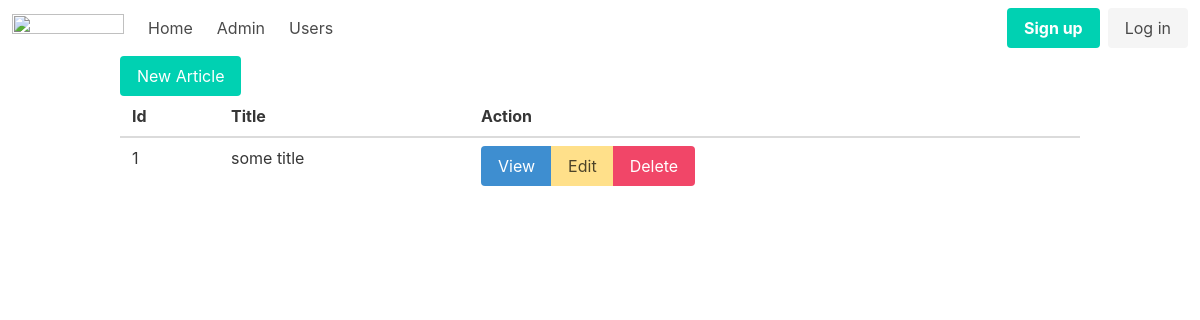
Before: /admin/articles with the older database file.
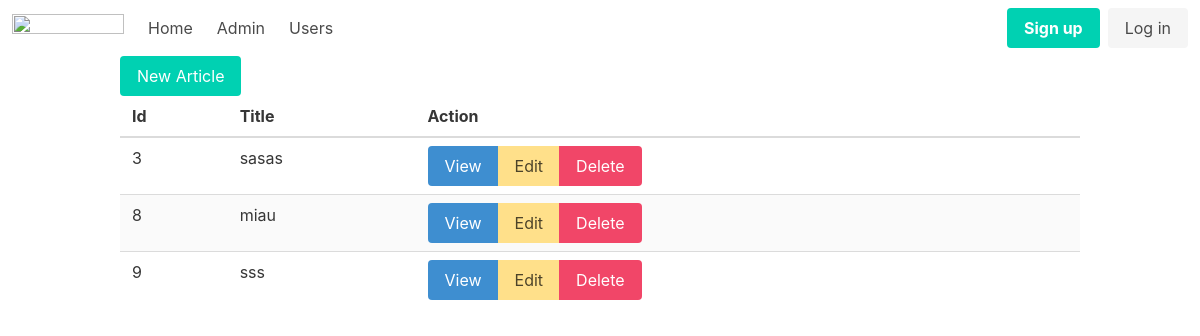
After: the same page with the newer database file.
### tables this page shows
CREATE TABLE "articles"
(
    id    integer
        primary key autoincrement,
    title text,
    body  text not null
);

### helpers.php (called while the page is built, shortened)
<?php
function view($viewName , $vars = []){
    extract($vars);
    include __DIR__ . "/views/$viewName.php";
}
function auth(){
    return User::auth();
}

### src/Controllers/ArticlesController.php (called while the page is built, shortened)
<?php
class ArticlesController {
    public function index(){
        $articles = Article::all();
        view('articles/index', compact('articles'));
    }
}

### src/Models/user.php (called while the page is built, shortened)
<?php
class User extends Model {
    public static function auth(){
    return false;
}
}

### src/DB.php (called while the page is built, shortened)
<?php
class DB {
    private $conn;
    public function __construct()
    {
        try {
            $this->conn = new PDO("sqlite:db.sqlite");
            $this->conn->setAttribute(PDO::ATTR_ERRMODE, PDO::ERRMODE_EXCEPTION);
          } catch(PDOException $e) {
            echo "Connection failed: " . $e->getMessage();
          }
    }
    public function all($table, $class){
      $stmt = $this->conn->prepare("SELECT  * FROM $table");
      $stmt->execute();
$stmt->setFetchMode(PDO::FETCH_CLASS, $class);
return $stmt->fetchAll();
    }
}

### src/Models/Model.php (called while the page is built, shortened)
<?php
class Model {
public static $table;
public static function all(){
    $db = new DB();
    return $db->all(static::$table, static::class);
}
    }

### views/articles/index.php (the view)
<?php include __DIR__ . '/../partials/header.php'; ?>
<div class="container">
    <a href="/admin/articles/new" class="button is-primary">New Article</a>
    <table class="table is-striped is-fullwidth">
        <thead>
            <th>Id</th>
            <th>Title</th>
            <th>Action</th>
        </thead>
        <tbody>
            <?php foreach ($articles as $article) : ?>
                <tr>
                    <td><?= $article->id ?></td>
                    <td><?= $article->title ?></td>
                    <td>
                        <div class="buttons has-addons">
                            <a class="button is-info" href="/admin/articles/view?id=<?=$article->id?>">View</a>
                            <a class="button is-warning" href="/admin/articles/edit?id=<?=$article->id?>">Edit</a>
                            <a class="button is-danger"href="/admin/articles/delete?id=<?=$article->id?>">Delete</a>
                        </div>
                    </td>
                </tr>
            <?php endforeach; ?>
        </tbody>
    </table>
</div>
<?php include __DIR__ . '/../partials/footer.php'; ?>

### views/partials/nav.php (shortened to what this page needs)
<nav class="navbar" role="navigation" aria-label="main navigation">
    <div class="navbar-brand">
        <a class="navbar-item" href="https://bulma.io">
            <img src="https://bulma.io/images/bulma-logo.png" width="112" height="28">
        </a>
    </div>
    <div id="navbarBasicExample" class="navbar-menu">
        <div class="navbar-start">
            <a class="navbar-item" href="/logout">
                Home
            </a>
            <a class="navbar-item" href="/admin/articles">
                Admin
            </a>
            <a class="navbar-item" href="/admin/users">
                Users
            </a>
        </div>
        <div class="navbar-end">
            <div class="navbar-item">
                <?php if (auth()) : ?>
                    <div class="navbar-item has-dropdown is-hoverable">
                        <a class="navbar-link">
                            <?= Auth()->email ?>
                        </a>
                    <div class="navbar-dropdown">
                        <a class="navbar-item">
                            Logout
                        </a>
                </div>
            </div>
        <?php else : ?>
            <div class="buttons">
                <a class="button is-primary" href="/register">
                    <strong>Sign up</strong>
                    </a>
                    <a class="button is-light" href="/login">
                        Log in
                    </a>
                </div>
            <?php endif; ?>
            </div>
        </div>
</nav>

Changed rows visible on the page:
removed articles: id "1", title "some title"
added articles: id "3", title "sasas"
added articles: id "8", title "miau"
added articles: id "9", title "sss"
